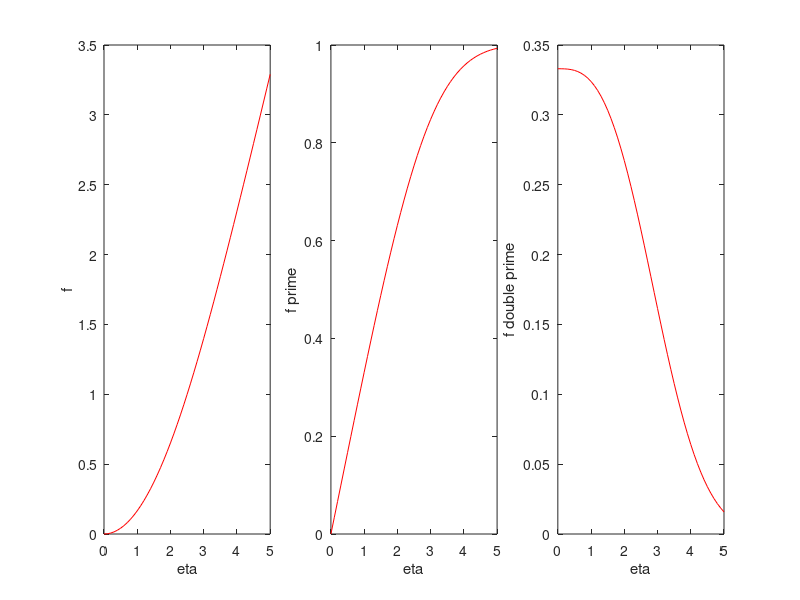

MATLAB code for this plot:

stopEta = 5;
pointsEta = 51;
iterations = 20;



h = stopEta / (pointsEta - 1);  % step size

eta = linspace(0,stopEta,pointsEta)';

% define our starting guesses (see Mathematica file for plots)
% you can verify the boundary conditions are true here
f1 = eta;
f2 = 1 - exp(-eta);
f3 = (1-tanh(eta-3))/6;



for j = 1:iterations
    
    % evaluate our guesses/solutions at their centered values
    halfF1 = (f1(2:end) + f1(1:end-1))/2;
    halfF2 = (f2(2:end) + f2(1:end-1))/2;
    halfF3 = (f3(2:end) + f3(1:end-1))/2;
    
    % loop over all points with equations to build up the matrix and b vector
    % (see Mathematica file for the equations that gave us these)
    matrix = [];
    b = [];
    for i = 1:(pointsEta - 1)
        A = [-1/h, -1/2, 0; 0, -1/h, -1/2; halfF3(i)/4, 0 , halfF1(i)/4-1/h];
        B = [1/h, -1/2, 0; 0, 1/h, -1/2; halfF3(i)/4, 0 , halfF1(i)/4+1/h];
        row = [repmat(zeros(3),1,i-1),A,B,repmat(zeros(3),1,pointsEta-1-i)];
        matrix = [matrix;row];
        b=[b;-(f1(i+1)-f1(i))/h+halfF2(i);-(f2(i+1)-f2(i))/h+halfF3(i); ...
            -(f3(i+1)-f3(i))/h-halfF1(i)*halfF3(i)/2];
    end
    
    % add the final three rows to give boundary conditions
    row1 = zeros(1,pointsEta*3);
    row2 = zeros(1,pointsEta*3);
    row3 = zeros(1,pointsEta*3);
    row1(1) = 1;  % df1(1) = 0
    row2(2) = 1;  % df2(1) = 0
    row3(end-1) = 1;  % df2(end) = 0
    b = [b;0;0;0];
    matrix = [matrix;row1;row2;row3];
    
    % solve the system
    sol = matrix\b;
    df1 = sol(1:3:pointsEta*3);
    df2 = sol(2:3:pointsEta*3);
    df3 = sol(3:3:pointsEta*3);
    
    % get new iteration
    f1 = f1 + df1;
    f2 = f2 + df2;
    f3 = f3 + df3;
    
end

% sometimes round-off creeps in to give a negative value screwing up the
% plots...
f1(1) = 0;
f2(1) = 0;

% make plots
close all
figure('position', [0, 0, 1800, 700])
subplot(1,3,1)
plot(eta,f1,'r')
xlabel('eta'), ylabel('f')
subplot(1,3,2)
plot(eta,f2,'r')
xlabel('eta'), ylabel('f prime')
subplot(1,3,3)
plot(eta,f3,'r')
xlabel('eta'), ylabel('f double prime')

